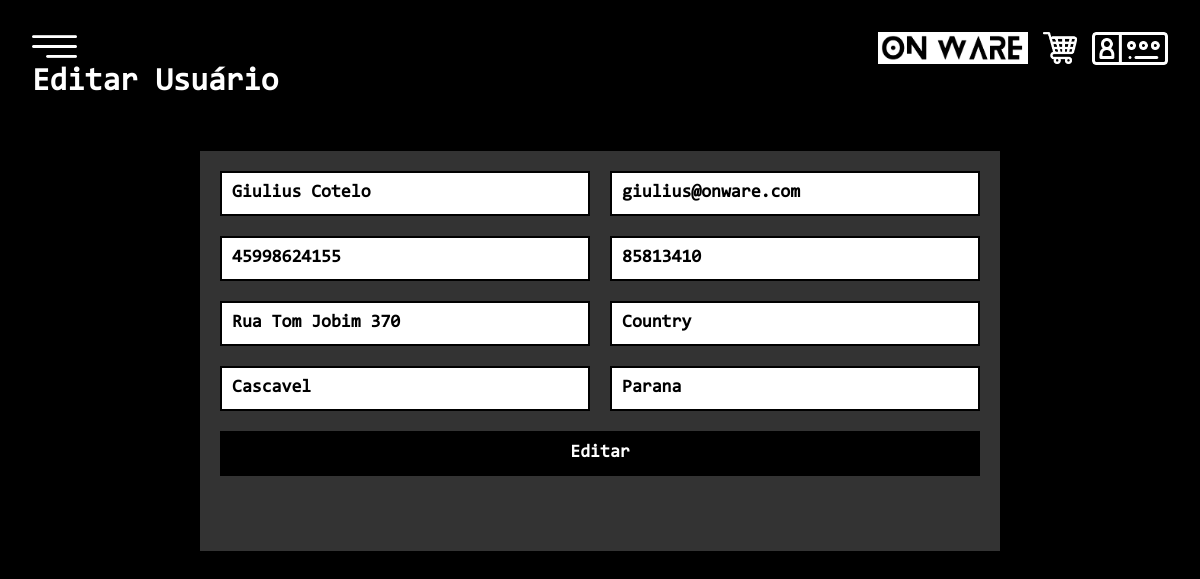
Screenshot of /U_usuario.php?id_usuario=1 with the database file from the repository.
### tables this page shows
CREATE TABLE IF NOT EXISTS `usuario` (
  `id_usuario` int(11) NOT NULL AUTO_INCREMENT,
  `nome` varchar(50) DEFAULT NULL,
  `email` varchar(50) DEFAULT NULL,
  `usuario` varchar(20) DEFAULT NULL,
  `senha` varchar(220) DEFAULT NULL,
  `cpf` bigint(20) NOT NULL,
  `nasc` varchar(20) DEFAULT NULL,
  `telefone` bigint(20) DEFAULT NULL,
  `cep` bigint(20) NOT NULL,
  `endereco` varchar(220) DEFAULT NULL,
  `bairro` varchar(220) DEFAULT NULL,
  `cidade` varchar(220) DEFAULT NULL,
  `estado` varchar(220) DEFAULT NULL,
  `nivel` int(2) DEFAULT '0',
  `criado` date DEFAULT NULL,
  `modified` date DEFAULT NULL,
  PRIMARY KEY (`id_usuario`),
  UNIQUE KEY `cpf` (`cpf`)
);

### U_usuario.php (the view, shortened to what this page needs)
<?php
include_once("conexao.php");
$id_usuario = filter_input(INPUT_GET, 'id_usuario', FILTER_SANITIZE_NUMBER_INT);
$result_usuario = "SELECT * FROM usuario WHERE id_usuario = '$id_usuario'";
$resultado_usuario = mysqli_query($conexao, $result_usuario);
$row_usuario = mysqli_fetch_assoc($resultado_usuario);
?>
<!DOCTYPE html>
<html lang="pt-br">
<head>
	<link rel="stylesheet" type="text/css" href="CSS/style.css">
</head>
<body>
	<div class="menu">
		<a href="#"><img src="IMG/menu.png" width="45px"></a>
	</div>
	<div class="menu-direito">
		<a href="index.php"><img class="logo" src="IMG/logo.png"/></a>
		<a href="carrinho.php"><img class="carrinho-botao" src="IMG/carrinho.png"/></a>
		<?php
		if(!empty($_SESSION['usuario'])){
			echo "<a href='login.php' class='usuario-logado'>" . $_SESSION['usuario'] . "</a>";
		}
		else{
			echo "<a href='login.php'><img class='login-botao' src='IMG/logo-login.png'/></a>";
		}
		?>
    </div>
	<nav>
		<ul>
			<li><a href="crie.php">Crie</a></li>
			<li><a href="produtos.php">Produtos</a></li>
			<li><a href="sobre.php">Sobre</a></li>
		</ul>
	</nav>
	<div class="corpo">
		<h1>Editar Usuário</h1>
<div class="corpo-formulario">
        <div class="formulario" id="formulario">
		<form method="POST" action="P_U_usuario.php">
			<div class="linha">
					<div class="coluna-2">
						<input type="text" name="nome" minlength="2" maxlength="40" class="text" value="<?php echo $row_usuario['nome']; ?>" placeholder="<Nome Completo?>">
					</div>
					<div class="coluna-2">
						<input style="text-transform: lowercase;" type="email" name="email" minlength="2" maxlength="40" class="text" value="<?php echo $row_usuario['email']; ?>" placeholder="Email">
					</div>
				</div>
				<div class="linha">
					<div class="coluna-2">
						<input type="number" name="telefone" class="text" value="<?php echo $row_usuario['telefone']; ?>" placeholder="Telefone">
					</div>
					<div class="coluna-2">
						<input type="number" name="cep" class="text" value="<?php echo $row_usuario['cep']; ?>" placeholder="CEP">
					</div>
				</div>
				<div class="linha">
					<div class="coluna-2">
						<input type="text" name="endereco" minlength="2" maxlength="50" class="text" value="<?php echo $row_usuario['endereco']; ?>" placeholder="Endereço">
					</div>
					<div class="coluna-2">
						<input type="text" name="bairro" minlength="2" maxlength="40" class="text" value="<?php echo $row_usuario['bairro']; ?>" placeholder="Bairro">
					</div>
				</div>
				<div class="linha">
					<div class="coluna-2">
						<input type="text" name="cidade" minlength="2" maxlength="40" class="text" value="<?php echo $row_usuario['cidade']; ?>" placeholder="Cidade">
					</div>
					<div class="coluna-2">
						<input type="text" name="estado" minlength="2" maxlength="40" class="text" value="<?php echo $row_usuario['estado']; ?>" placeholder="Estado">
					</div>
				</div>
				<div class="linha">
					<div class="coluna-1">
						<input type="submit" name="Editar" value="Editar">
					</div>
				</div>
		</form>
		</div>
		</div>
		</div>
</body>
</html>

### CSS/style.css (style rules this page uses)
* { margin: 0; padding: 0; }
body { margin: 0; padding: 0; background: #222; }
.menu { left: 2rem; top: 1.5rem; width: 1.5rem; height: .7rem; position: fixed; z-index: 2; cursor: pointer; }
.menu img { max-width: 45px; }
nav { position: fixed; height: 100%; width: 65%; }
nav::before { content: ''; display: inline-block; width: 0; height: 100%; vertical-align: middle; }
nav ul { width: 80%; display: inline-block; vertical-align: middle; }
nav ul li { display: block; line-height: 2; font-size: .8rem; padding-left: 20%; cursor: pointer; letter-spacing: 2px; }
nav ul li a { font-family: 'Blanka'; font-size: 25px; font-weight: bold; color: #ffffff; text-decoration: none; padding: 10px; text-transform: uppercase; }
.corpo { font-family: consolas; position: fixed; top: 0; right: 0; left: 0; bottom: 0; background-color: #000; color: #fff; padding: 4rem 2rem; overflow: auto; transition: 1s ease; }
.menu-direito { max-width: 600px; right: 2rem; top: 2rem; position: fixed; z-index: 2; cursor: pointer; justify-content: center; }
.logo { max-width: 150px; position: relative; cursor: pointer; z-index: 2; float: left; }
.carrinho-botao { position: relative; cursor: pointer; z-index: 2; float: left; max-width: 34px; margin: 0 15px; }
.login-botao { position: relative; cursor: pointer; z-index: 2; float: left; max-width: 76px; }
*, *::after, *::before { box-sizing: border-box; }
.corpo-formulario { margin-top: 50px; padding: 0; display: flex; justify-content: center; align-items: center; min-height: 10vh; font-family: consolas; }
.formulario { box-sizing: border-box; cursor: pointer; width: 800px; min-height: 400px; background: #333; color: #fff; }
form { padding: 20px; font-size: 20px; box-sizing: border-box; }
form .linha { display: flex; flex-wrap: wrap; }
form .linha .coluna-2 { min-width: calc(50% - 10px); box-sizing: border-box; margin-bottom: 20px; }
form .linha .coluna-2:nth-child(odd) { margin-right: 10px; }
form .linha .coluna-2:nth-child(even) { margin-left: 10px; }
form .linha .coluna-1 { width: 100%; box-sizing: border-box; margin-bottom: 20px; }
.formulario input.text, .formulario textarea, .formulario select, .formulario input { width: 100%; border: 2px solid #000; padding: 10px; outline: none; color: #000; box-sizing: border-box; font-weight: bold; font-size: 18px; font-family: consolas; resize: none; }
.formulario input[type="submit"] { border: 2px solid #000; padding: 10px; font-size: 18px; box-sizing: border-box; font-weight: bold; font-size: 18px; font-family: consolas; outline: none; cursor: pointer; background: #000; color: #fff; }
.formulario form { visibility: visible; display: block; }

### rows the page displays
usuario: nome "Giulius Cotelo", email "giulius@onware.com", telefone "45998624155", cep "85813410", endereco "Rua Tom Jobim 370", bairro "Country", cidade "Cascavel", estado "Parana"
